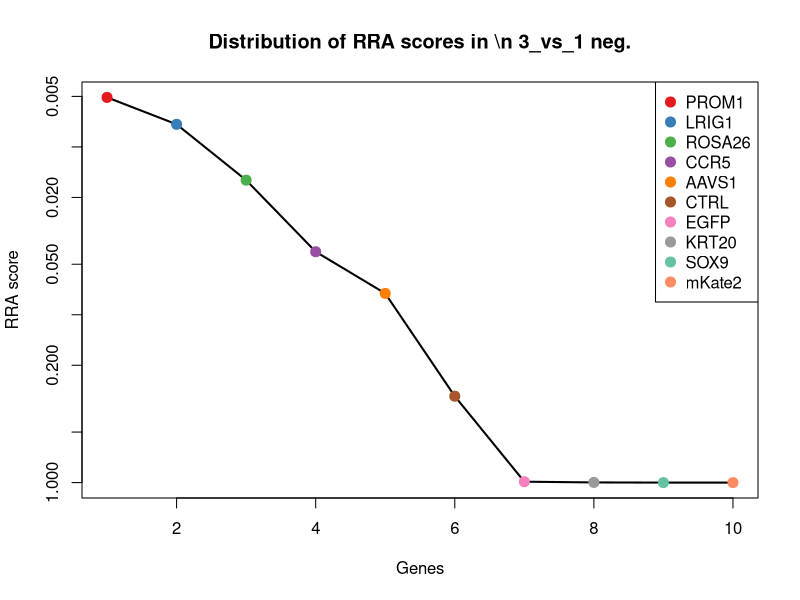
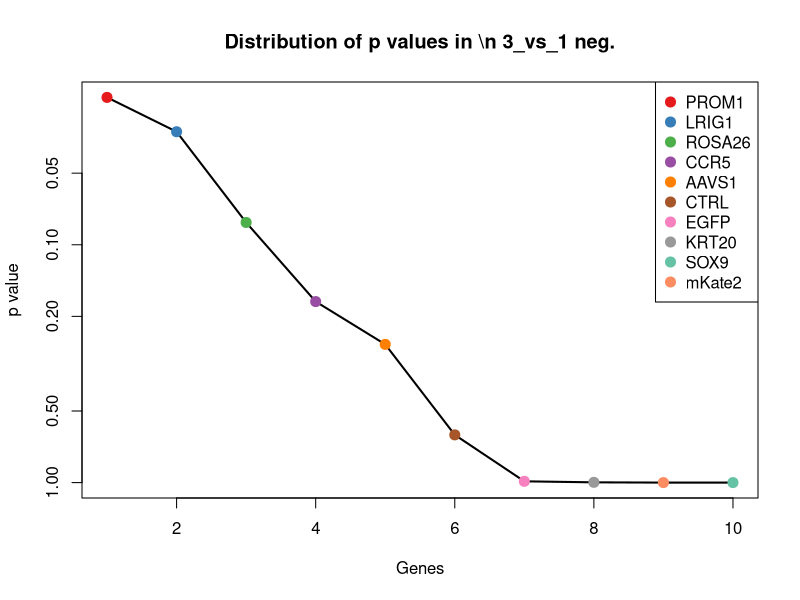
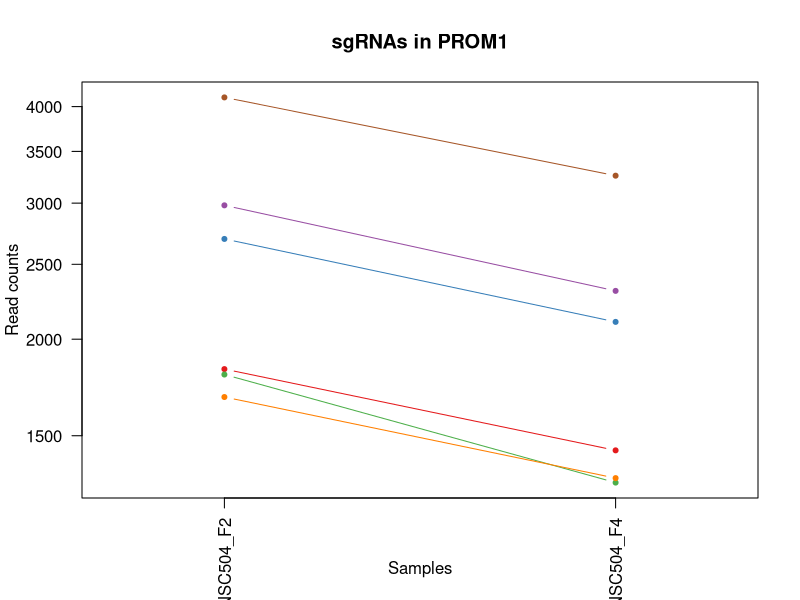
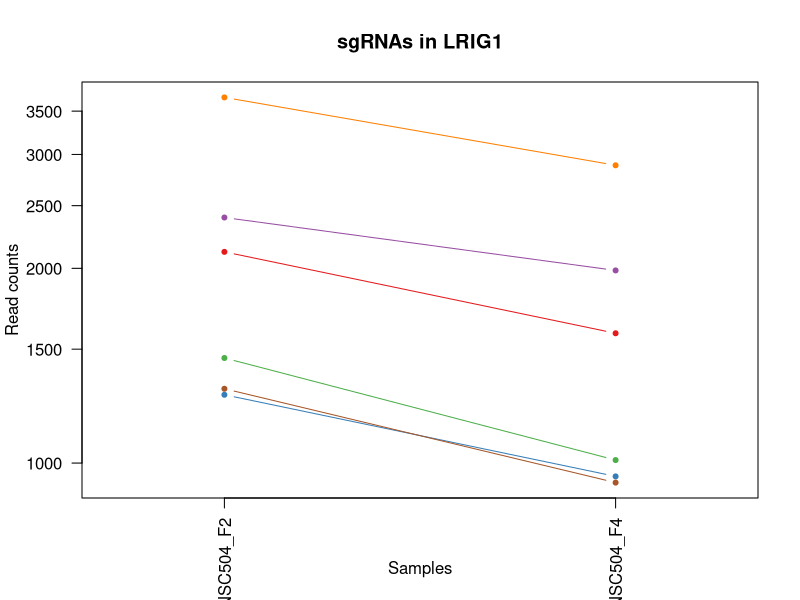
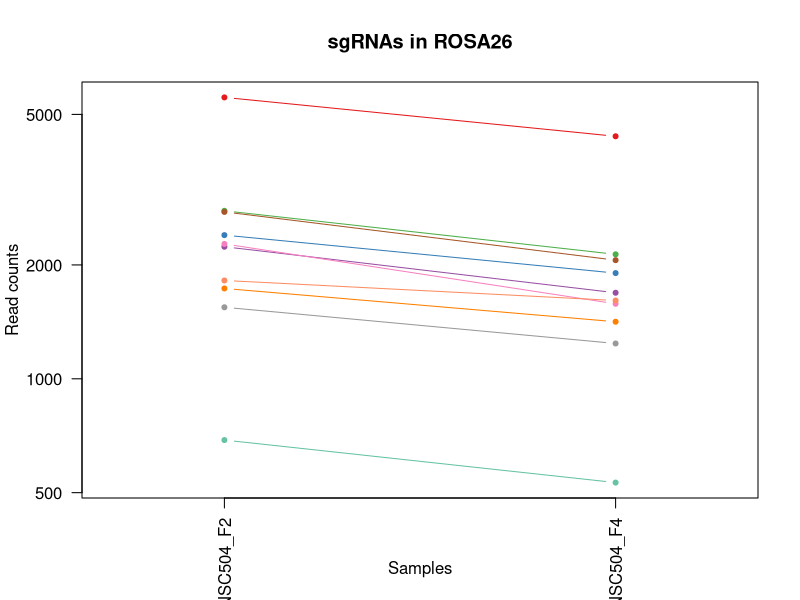
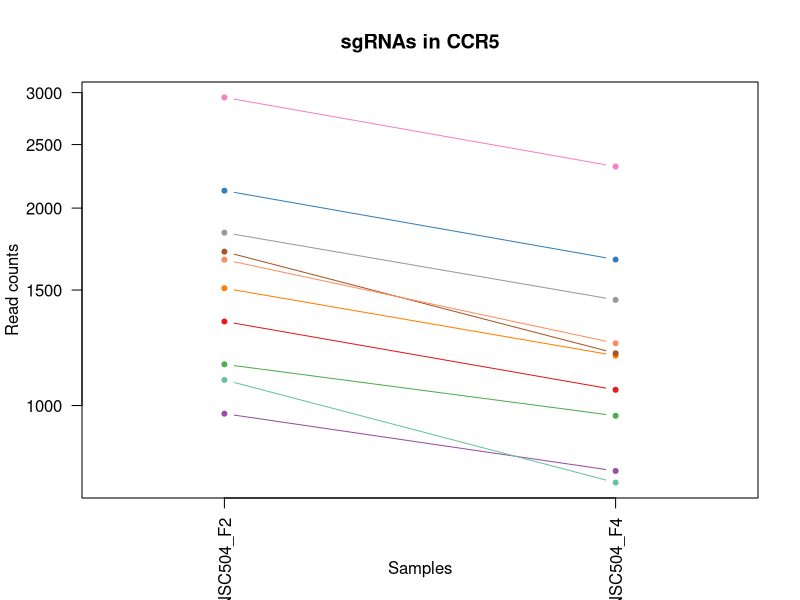
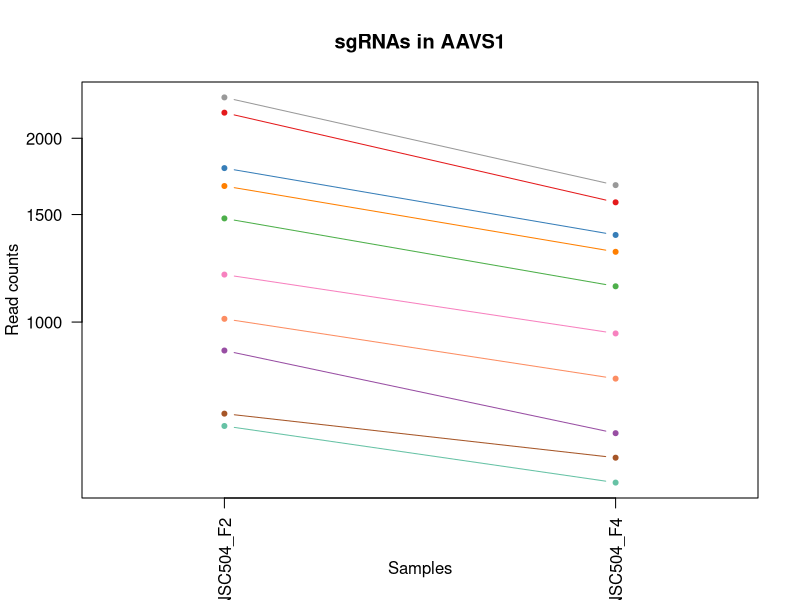
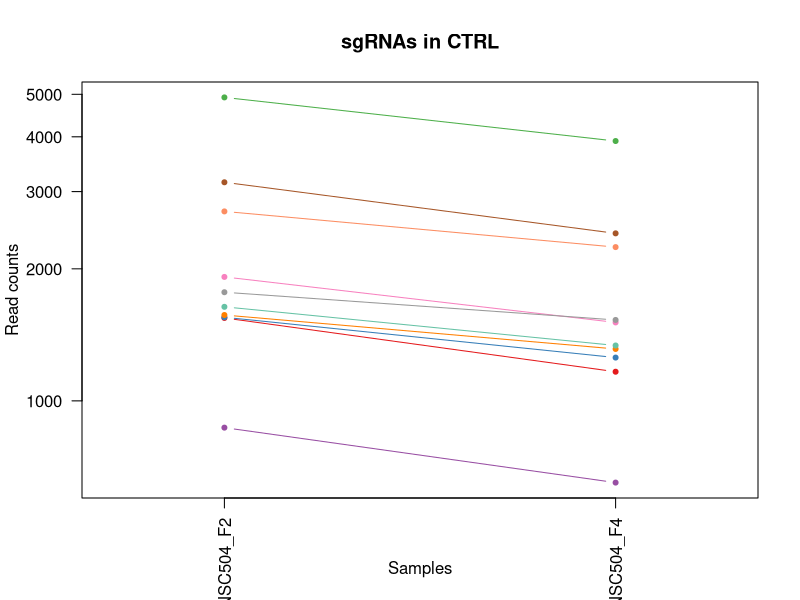

R code for these plots, in order: (Note: this script raises an error after producing the figures.)
pdf(file='S4A_c1_t3.pdf',width=4.5,height=4.5);
gstable=read.table('S4A_c1_t3.gene_summary.txt',header=T)
# 
#
# parameters
# Do not modify the variables beginning with "__"

# gstablename='__GENE_SUMMARY_FILE__'
startindex=3
# outputfile='__OUTPUT_FILE__'
targetgenelist=c("PROM1","LRIG1","ROSA26","CCR5","AAVS1","CTRL","EGFP","KRT20","SOX9","mKate2")
# samplelabel=sub('.\\w+.\\w+$','',colnames(gstable)[startindex]);
samplelabel='3_vs_1 neg.'


# You need to write some codes in front of this code:
# gstable=read.table(gstablename,header=T)
# pdf(file=outputfile,width=6,height=6)


# set up color using RColorBrewer
#library(RColorBrewer)
#colors <- brewer.pal(length(targetgenelist), "Set1")

colors=c( "#E41A1C", "#377EB8", "#4DAF4A", "#984EA3", "#FF7F00",  "#A65628", "#F781BF",
          "#999999", "#66C2A5", "#FC8D62", "#8DA0CB", "#E78AC3", "#A6D854", "#FFD92F", "#E5C494", "#B3B3B3", 
          "#8DD3C7", "#FFFFB3", "#BEBADA", "#FB8072", "#80B1D3", "#FDB462", "#B3DE69", "#FCCDE5",
          "#D9D9D9", "#BC80BD", "#CCEBC5", "#FFED6F")

######
# function definition

plotrankedvalues<-function(val, tglist, ...){
  
  plot(val,log='y',ylim=c(max(val),min(val)),type='l',lwd=2, ...)
  if(length(tglist)>0){
    for(i in 1:length(tglist)){
      targetgene=tglist[i];
      tx=which(names(val)==targetgene);ty=val[targetgene];
      points(tx,ty,col=colors[(i %% length(colors)) ],cex=2,pch=20)
      # text(tx+50,ty,targetgene,col=colors[i])
    }
    legend('topright',tglist,pch=20,pt.cex = 2,cex=1,col=colors)
  }
}



plotrandvalues<-function(val,targetgenelist, ...){
  # choose the one with the best distance distribution
  
  mindiffvalue=0;
  randval=val;
  for(i in 1:20){
    randval0=sample(val)
    vindex=sort(which(names(randval0) %in% targetgenelist))
    if(max(vindex)>0.9*length(val)){
      # print('pass...')
      next;
    }
    mindiffind=min(diff(vindex));
    if (mindiffind > mindiffvalue){
      mindiffvalue=mindiffind;
      randval=randval0;
      # print(paste('Diff: ',mindiffvalue))
    }
  }
  plot(randval,log='y',ylim=c(max(randval),min(randval)),pch=20,col='grey', ...)
  
  if(length(targetgenelist)>0){
    for(i in 1:length(targetgenelist)){
      targetgene=targetgenelist[i];
      tx=which(names(randval)==targetgene);ty=randval[targetgene];
      points(tx,ty,col=colors[(i %% length(colors)) ],cex=2,pch=20)
      text(tx+50,ty,targetgene,col=colors[i])
    }
  }
  
}




# set.seed(1235)



pvec=gstable[,startindex]
names(pvec)=gstable[,'id']
pvec=sort(pvec);

plotrankedvalues(pvec,targetgenelist,xlab='Genes',ylab='RRA score',main=paste('Distribution of RRA scores in \\n',samplelabel))

# plotrandvalues(pvec,targetgenelist,xlab='Genes',ylab='RRA score',main=paste('Distribution of RRA scores in \\n',samplelabel))


pvec=gstable[,startindex+1]
names(pvec)=gstable[,'id']
pvec=sort(pvec);

plotrankedvalues(pvec,targetgenelist,xlab='Genes',ylab='p value',main=paste('Distribution of p values in \\n',samplelabel))

# plotrandvalues(pvec,targetgenelist,xlab='Genes',ylab='p value',main=paste('Distribution of p values in \\n',samplelabel))



# you need to write after this code:
# dev.off()






# parameters
# Do not modify the variables beginning with "__"
targetmat=list(c(1828.4632589765001,1434.990318960612),c(2695.3515713017086,2104.7986343807297),c(1799.046052195581,1303.4404043118163),c(2979.411474279958,2308.7010020863627),c(1682.2965127838086,1320.9803929316558),c(4110.1353599215345,3254.7641382689512))
targetgene="PROM1"
collabel=c("S26_MNSC504_F2","S28_MNSC504_F4")

# set up color using RColorBrewer
#library(RColorBrewer)
#colors <- brewer.pal(length(targetgenelist), "Set1")

colors=c( "#E41A1C", "#377EB8", "#4DAF4A", "#984EA3", "#FF7F00",  "#A65628", "#F781BF",
          "#999999", "#66C2A5", "#FC8D62", "#8DA0CB", "#E78AC3", "#A6D854", "#FFD92F", "#E5C494", "#B3B3B3", 
          "#8DD3C7", "#FFFFB3", "#BEBADA", "#FB8072", "#80B1D3", "#FDB462", "#B3DE69", "#FCCDE5",
          "#D9D9D9", "#BC80BD", "#CCEBC5", "#FFED6F")


## code

targetmatvec=unlist(targetmat)+1
yrange=range(targetmatvec[targetmatvec>0]);
# yrange[1]=1; # set the minimum value to 1
for(i in 1:length(targetmat)){
  vali=targetmat[[i]]+1;
  if(i==1){
    plot(1:length(vali),vali,type='b',las=1,pch=20,main=paste('sgRNAs in',targetgene),ylab='Read counts',xlab='Samples',xlim=c(0.7,length(vali)+0.3),ylim = yrange,col=colors[(i %% length(colors))],xaxt='n',log='y')
    axis(1,at=1:length(vali),labels=(collabel),las=2)
    # lines(0:100,rep(1,101),col='black');
  }else{
    lines(1:length(vali),vali,type='b',pch=20,col=colors[(i %% length(colors))])
  }
}




# parameters
# Do not modify the variables beginning with "__"
targetmat=list(c(2119.8774636499793,1586.272720806727),c(1274.1327686985567,952.640631915028),c(1452.4745848078783,1009.6455949295062),c(2395.6637772210956,1984.2112126193335),c(3674.392984479171,2885.3281279635835),c(1301.7114000556683,931.8118954289688))
targetgene="LRIG1"
collabel=c("S26_MNSC504_F2","S28_MNSC504_F4")

# set up color using RColorBrewer
#library(RColorBrewer)
#colors <- brewer.pal(length(targetgenelist), "Set1")

colors=c( "#E41A1C", "#377EB8", "#4DAF4A", "#984EA3", "#FF7F00",  "#A65628", "#F781BF",
          "#999999", "#66C2A5", "#FC8D62", "#8DA0CB", "#E78AC3", "#A6D854", "#FFD92F", "#E5C494", "#B3B3B3", 
          "#8DD3C7", "#FFFFB3", "#BEBADA", "#FB8072", "#80B1D3", "#FDB462", "#B3DE69", "#FCCDE5",
          "#D9D9D9", "#BC80BD", "#CCEBC5", "#FFED6F")


## code

targetmatvec=unlist(targetmat)+1
yrange=range(targetmatvec[targetmatvec>0]);
# yrange[1]=1; # set the minimum value to 1
for(i in 1:length(targetmat)){
  vali=targetmat[[i]]+1;
  if(i==1){
    plot(1:length(vali),vali,type='b',las=1,pch=20,main=paste('sgRNAs in',targetgene),ylab='Read counts',xlab='Samples',xlim=c(0.7,length(vali)+0.3),ylim = yrange,col=colors[(i %% length(colors))],xaxt='n',log='y')
    axis(1,at=1:length(vali),labels=(collabel),las=2)
    # lines(0:100,rep(1,101),col='black');
  }else{
    lines(1:length(vali),vali,type='b',pch=20,col=colors[(i %% length(colors))])
  }
}




# parameters
# Do not modify the variables beginning with "__"
targetmat=list(c(5543.304902779435,4375.130911361193),c(2396.583064932999,1901.9925159638362),c(2779.006753084947,2132.204866599229),c(2232.949852214137,1687.1276553708035),c(1731.9380492266093,1414.1615824745527),c(2760.6209988468727,2057.659914964911),c(2271.5599361140935,1577.502726496807),c(1544.4033559982504,1238.7616962761585),c(687.627208503983,530.5846557501422),c(1818.351094145559,1609.293955870266))
targetgene="ROSA26"
collabel=c("S26_MNSC504_F2","S28_MNSC504_F4")

# set up color using RColorBrewer
#library(RColorBrewer)
#colors <- brewer.pal(length(targetgenelist), "Set1")

colors=c( "#E41A1C", "#377EB8", "#4DAF4A", "#984EA3", "#FF7F00",  "#A65628", "#F781BF",
          "#999999", "#66C2A5", "#FC8D62", "#8DA0CB", "#E78AC3", "#A6D854", "#FFD92F", "#E5C494", "#B3B3B3", 
          "#8DD3C7", "#FFFFB3", "#BEBADA", "#FB8072", "#80B1D3", "#FDB462", "#B3DE69", "#FCCDE5",
          "#D9D9D9", "#BC80BD", "#CCEBC5", "#FFED6F")


## code

targetmatvec=unlist(targetmat)+1
yrange=range(targetmatvec[targetmatvec>0]);
# yrange[1]=1; # set the minimum value to 1
for(i in 1:length(targetmat)){
  vali=targetmat[[i]]+1;
  if(i==1){
    plot(1:length(vali),vali,type='b',las=1,pch=20,main=paste('sgRNAs in',targetgene),ylab='Read counts',xlab='Samples',xlim=c(0.7,length(vali)+0.3),ylim = yrange,col=colors[(i %% length(colors))],xaxt='n',log='y')
    axis(1,at=1:length(vali),labels=(collabel),las=2)
    # lines(0:100,rep(1,101),col='black');
  }else{
    lines(1:length(vali),vali,type='b',pch=20,col=colors[(i %% length(colors))])
  }
}




# parameters
# Do not modify the variables beginning with "__"
targetmat=list(c(1342.160059379432,1055.6880650565847),c(2125.3931899214017,1668.491417462224),c(1154.625366151073,963.6031248024277),c(970.7678237703288,793.6844850477335),c(1508.5511352340054,1190.5267275716),c(1715.3908704123423,1200.39297117026),c(2949.0749797871354,2313.0859992413225),c(1833.9789852479223,1448.1453104254915),c(1093.0330894535236,761.8932556742745),c(1667.587909393349,1243.1466934311184))
targetgene="CCR5"
collabel=c("S26_MNSC504_F2","S28_MNSC504_F4")

# set up color using RColorBrewer
#library(RColorBrewer)
#colors <- brewer.pal(length(targetgenelist), "Set1")

colors=c( "#E41A1C", "#377EB8", "#4DAF4A", "#984EA3", "#FF7F00",  "#A65628", "#F781BF",
          "#999999", "#66C2A5", "#FC8D62", "#8DA0CB", "#E78AC3", "#A6D854", "#FFD92F", "#E5C494", "#B3B3B3", 
          "#8DD3C7", "#FFFFB3", "#BEBADA", "#FB8072", "#80B1D3", "#FDB462", "#B3DE69", "#FCCDE5",
          "#D9D9D9", "#BC80BD", "#CCEBC5", "#FFED6F")


## code

targetmatvec=unlist(targetmat)+1
yrange=range(targetmatvec[targetmatvec>0]);
# yrange[1]=1; # set the minimum value to 1
for(i in 1:length(targetmat)){
  vali=targetmat[[i]]+1;
  if(i==1){
    plot(1:length(vali),vali,type='b',las=1,pch=20,main=paste('sgRNAs in',targetgene),ylab='Read counts',xlab='Samples',xlim=c(0.7,length(vali)+0.3),ylim = yrange,col=colors[(i %% length(colors))],xaxt='n',log='y')
    axis(1,at=1:length(vali),labels=(collabel),las=2)
    # lines(0:100,rep(1,101),col='black');
  }else{
    lines(1:length(vali),vali,type='b',pch=20,col=colors[(i %% length(colors))])
  }
}




# parameters
# Do not modify the variables beginning with "__"
targetmat=list(c(2201.6940700094106,1569.8289814756274),c(1786.176024228929,1387.8515995447935),c(1477.2953530292789,1143.3880081557818),c(897.2248068180312,656.653323955238),c(1669.4264848171565,1302.3441550230764),c(706.932250453961,598.55211165202),c(1195.0740254748366,957.025629069988),c(2332.232925099739,1675.068913194664),c(674.7571805373309,544.8358965037618),c(1011.2164830940925,806.839476512613))
targetgene="AAVS1"
collabel=c("S26_MNSC504_F2","S28_MNSC504_F4")

# set up color using RColorBrewer
#library(RColorBrewer)
#colors <- brewer.pal(length(targetgenelist), "Set1")

colors=c( "#E41A1C", "#377EB8", "#4DAF4A", "#984EA3", "#FF7F00",  "#A65628", "#F781BF",
          "#999999", "#66C2A5", "#FC8D62", "#8DA0CB", "#E78AC3", "#A6D854", "#FFD92F", "#E5C494", "#B3B3B3", 
          "#8DD3C7", "#FFFFB3", "#BEBADA", "#FB8072", "#80B1D3", "#FDB462", "#B3DE69", "#FCCDE5",
          "#D9D9D9", "#BC80BD", "#CCEBC5", "#FFED6F")


## code

targetmatvec=unlist(targetmat)+1
yrange=range(targetmatvec[targetmatvec>0]);
# yrange[1]=1; # set the minimum value to 1
for(i in 1:length(targetmat)){
  vali=targetmat[[i]]+1;
  if(i==1){
    plot(1:length(vali),vali,type='b',las=1,pch=20,main=paste('sgRNAs in',targetgene),ylab='Read counts',xlab='Samples',xlim=c(0.7,length(vali)+0.3),ylim = yrange,col=colors[(i %% length(colors))],xaxt='n',log='y')
    axis(1,at=1:length(vali),labels=(collabel),las=2)
    # lines(0:100,rep(1,101),col='black');
  }else{
    lines(1:length(vali),vali,type='b',pch=20,col=colors[(i %% length(colors))])
  }
}




# parameters
# Do not modify the variables beginning with "__"
targetmat=list(c(1544.4033559982504,1164.216744641841),c(1549.9190822696728,1254.109186318518),c(4918.189258684904,3911.417462224189),c(867.8076000371121,650.0758282227982),c(1568.3048365077473,1312.210398621736),c(3149.4797009821464,2408.4596873616993),c(1915.7955916073536,1508.4390213061895),c(1767.7902699908545,1528.171508503509),c(1637.2514149005262,1336.3278829740152),c(2702.705872996938,2240.733546184485))
targetgene="CTRL"
collabel=c("S26_MNSC504_F2","S28_MNSC504_F4")

# set up color using RColorBrewer
#library(RColorBrewer)
#colors <- brewer.pal(length(targetgenelist), "Set1")

colors=c( "#E41A1C", "#377EB8", "#4DAF4A", "#984EA3", "#FF7F00",  "#A65628", "#F781BF",
          "#999999", "#66C2A5", "#FC8D62", "#8DA0CB", "#E78AC3", "#A6D854", "#FFD92F", "#E5C494", "#B3B3B3", 
          "#8DD3C7", "#FFFFB3", "#BEBADA", "#FB8072", "#80B1D3", "#FDB462", "#B3DE69", "#FCCDE5",
          "#D9D9D9", "#BC80BD", "#CCEBC5", "#FFED6F")


## code

targetmatvec=unlist(targetmat)+1
yrange=range(targetmatvec[targetmatvec>0]);
# yrange[1]=1; # set the minimum value to 1
for(i in 1:length(targetmat)){
  vali=targetmat[[i]]+1;
  if(i==1){
    plot(1:length(vali),vali,type='b',las=1,pch=20,main=paste('sgRNAs in',targetgene),ylab='Read counts',xlab='Samples',xlim=c(0.7,length(vali)+0.3),ylim = yrange,col=colors[(i %% length(colors))],xaxt='n',log='y')
    axis(1,at=1:length(vali),labels=(collabel),las=2)
    # lines(0:100,rep(1,101),col='black');
  }else{
    lines(1:length(vali),vali,type='b',pch=20,col=colors[(i %% length(colors))])
  }
}




# parameters
# Do not modify the variables beginning with "__"
targetmat=list(c(2030.7065555953186,1695.8976496807231),c(2527.1219200233277,2385.43845229816),c(1458.9095987912044,1360.4453673262944),c(1299.8728246318608,1229.991701966239),c(2174.115438652299,2033.542430612632),c(2580.4406073137434,2456.6946560662577))
targetgene="EGFP"
collabel=c("S26_MNSC504_F2","S28_MNSC504_F4")

# set up color using RColorBrewer
#library(RColorBrewer)
#colors <- brewer.pal(length(targetgenelist), "Set1")

colors=c( "#E41A1C", "#377EB8", "#4DAF4A", "#984EA3", "#FF7F00",  "#A65628", "#F781BF",
          "#999999", "#66C2A5", "#FC8D62", "#8DA0CB", "#E78AC3", "#A6D854", "#FFD92F", "#E5C494", "#B3B3B3", 
          "#8DD3C7", "#FFFFB3", "#BEBADA", "#FB8072", "#80B1D3", "#FDB462", "#B3DE69", "#FCCDE5",
          "#D9D9D9", "#BC80BD", "#CCEBC5", "#FFED6F")


## code

targetmatvec=unlist(targetmat)+1
yrange=range(targetmatvec[targetmatvec>0]);
# yrange[1]=1; # set the minimum value to 1
for(i in 1:length(targetmat)){
  vali=targetmat[[i]]+1;
  if(i==1){
    plot(1:length(vali),vali,type='b',las=1,pch=20,main=paste('sgRNAs in',targetgene),ylab='Read counts',xlab='Samples',xlim=c(0.7,length(vali)+0.3),ylim = yrange,col=colors[(i %% length(colors))],xaxt='n',log='y')
    axis(1,at=1:length(vali),labels=(collabel),las=2)
    # lines(0:100,rep(1,101),col='black');
  }else{
    lines(1:length(vali),vali,type='b',pch=20,col=colors[(i %% length(colors))])
  }
}




# parameters
# Do not modify the variables beginning with "__"
targetmat=list(c(1631.7356886291038,1405.391588164633),c(2305.573581454531,2283.4872684453435),c(1794.4496136360624,1836.2175586394385),c(755.6544991848582,784.9144907378137),c(2632.8400068922556,2479.715891129797),c(1321.93572971755,1290.2854128469369))
targetgene="KRT20"
collabel=c("S26_MNSC504_F2","S28_MNSC504_F4")

# set up color using RColorBrewer
#library(RColorBrewer)
#colors <- brewer.pal(length(targetgenelist), "Set1")

colors=c( "#E41A1C", "#377EB8", "#4DAF4A", "#984EA3", "#FF7F00",  "#A65628", "#F781BF",
          "#999999", "#66C2A5", "#FC8D62", "#8DA0CB", "#E78AC3", "#A6D854", "#FFD92F", "#E5C494", "#B3B3B3", 
          "#8DD3C7", "#FFFFB3", "#BEBADA", "#FB8072", "#80B1D3", "#FDB462", "#B3DE69", "#FCCDE5",
          "#D9D9D9", "#BC80BD", "#CCEBC5", "#FFED6F")


## code

targetmatvec=unlist(targetmat)+1
yrange=range(targetmatvec[targetmatvec>0]);
# yrange[1]=1; # set the minimum value to 1
for(i in 1:length(targetmat)){
  vali=targetmat[[i]]+1;
  if(i==1){
    plot(1:length(vali),vali,type='b',las=1,pch=20,main=paste('sgRNAs in',targetgene),ylab='Read counts',xlab='Samples',xlim=c(0.7,length(vali)+0.3),ylim = yrange,col=colors[(i %% length(colors))],xaxt='n',log='y')
    axis(1,at=1:length(vali),labels=(collabel),las=2)
    # lines(0:100,rep(1,101),col='black');
  }else{
    lines(1:length(vali),vali,type='b',pch=20,col=colors[(i %% length(colors))])
  }
}




# parameters
# Do not modify the variables beginning with "__"
targetmat=list(c(1731.9380492266093,2363.513466523361),c(1169.3339695415325,1976.5374675981539),c(1035.1179636035893,1316.595395776696),c(819.085351306215,1451.4340582917114),c(1310.9042771747054,2726.371981096289),c(2309.250732302146,2648.5382815957514))
targetgene="SOX9"
collabel=c("S26_MNSC504_F2","S28_MNSC504_F4")

# set up color using RColorBrewer
#library(RColorBrewer)
#colors <- brewer.pal(length(targetgenelist), "Set1")

colors=c( "#E41A1C", "#377EB8", "#4DAF4A", "#984EA3", "#FF7F00",  "#A65628", "#F781BF",
          "#999999", "#66C2A5", "#FC8D62", "#8DA0CB", "#E78AC3", "#A6D854", "#FFD92F", "#E5C494", "#B3B3B3", 
          "#8DD3C7", "#FFFFB3", "#BEBADA", "#FB8072", "#80B1D3", "#FDB462", "#B3DE69", "#FCCDE5",
          "#D9D9D9", "#BC80BD", "#CCEBC5", "#FFED6F")


## code

targetmatvec=unlist(targetmat)+1
yrange=range(targetmatvec[targetmatvec>0]);
# yrange[1]=1; # set the minimum value to 1
for(i in 1:length(targetmat)){
  vali=targetmat[[i]]+1;
  if(i==1){
    plot(1:length(vali),vali,type='b',las=1,pch=20,main=paste('sgRNAs in',targetgene),ylab='Read counts',xlab='Samples',xlim=c(0.7,length(vali)+0.3),ylim = yrange,col=colors[(i %% length(colors))],xaxt='n',log='y')
    axis(1,at=1:length(vali),labels=(collabel),las=2)
    # lines(0:100,rep(1,101),col='black');
  }else{
    lines(1:length(vali),vali,type='b',pch=20,col=colors[(i %% length(colors))])
  }
}




# parameters
# Do not modify the variables beginning with "__"
targetmat=list(c(608.568465280263,3648.317632926598),c(655.4521385873527,4822.4006211670985),c(707.8515381658648,4105.453586331162),c(1014.8936339417074,2513.699619080736),c(733.5915940991689,3529.922709742682),c(1092.11380174162,6172.979744894733))
targetgene="mKate2"
collabel=c("S26_MNSC504_F2","S28_MNSC504_F4")

# set up color using RColorBrewer
#library(RColorBrewer)
#colors <- brewer.pal(length(targetgenelist), "Set1")

colors=c( "#E41A1C", "#377EB8", "#4DAF4A", "#984EA3", "#FF7F00",  "#A65628", "#F781BF",
          "#999999", "#66C2A5", "#FC8D62", "#8DA0CB", "#E78AC3", "#A6D854", "#FFD92F", "#E5C494", "#B3B3B3", 
          "#8DD3C7", "#FFFFB3", "#BEBADA", "#FB8072", "#80B1D3", "#FDB462", "#B3DE69", "#FCCDE5",
          "#D9D9D9", "#BC80BD", "#CCEBC5", "#FFED6F")


## code

targetmatvec=unlist(targetmat)+1
yrange=range(targetmatvec[targetmatvec>0]);
# yrange[1]=1; # set the minimum value to 1
for(i in 1:length(targetmat)){
  vali=targetmat[[i]]+1;
  if(i==1){
    plot(1:length(vali),vali,type='b',las=1,pch=20,main=paste('sgRNAs in',targetgene),ylab='Read counts',xlab='Samples',xlim=c(0.7,length(vali)+0.3),ylim = yrange,col=colors[(i %% length(colors))],xaxt='n',log='y')
    axis(1,at=1:length(vali),labels=(collabel),las=2)
    # lines(0:100,rep(1,101),col='black');
  }else{
    lines(1:length(vali),vali,type='b',pch=20,col=colors[(i %% length(colors))])
  }
}



# 
#
# parameters
# Do not modify the variables beginning with "__"

# gstablename='__GENE_SUMMARY_FILE__'
startindex=9
# outputfile='__OUTPUT_FILE__'
targetgenelist=c("mKate2","SOX9","KRT20","EGFP","AAVS1","CCR5","ROSA26","CTRL","LRIG1","PROM1")
# samplelabel=sub('.\\w+.\\w+$','',colnames(gstable)[startindex]);
samplelabel='3_vs_1 pos.'


# You need to write some codes in front of this code:
# gstable=read.table(gstablename,header=T)
# pdf(file=outputfile,width=6,height=6)


# set up color using RColorBrewer
#library(RColorBrewer)
#colors <- brewer.pal(length(targetgenelist), "Set1")

colors=c( "#E41A1C", "#377EB8", "#4DAF4A", "#984EA3", "#FF7F00",  "#A65628", "#F781BF",
          "#999999", "#66C2A5", "#FC8D62", "#8DA0CB", "#E78AC3", "#A6D854", "#FFD92F", "#E5C494", "#B3B3B3", 
          "#8DD3C7", "#FFFFB3", "#BEBADA", "#FB8072", "#80B1D3", "#FDB462", "#B3DE69", "#FCCDE5",
          "#D9D9D9", "#BC80BD", "#CCEBC5", "#FFED6F")

######
# function definition

plotrankedvalues<-function(val, tglist, ...){
  
  plot(val,log='y',ylim=c(max(val),min(val)),type='l',lwd=2, ...)
  if(length(tglist)>0){
    for(i in 1:length(tglist)){
      targetgene=tglist[i];
      tx=which(names(val)==targetgene);ty=val[targetgene];
      points(tx,ty,col=colors[(i %% length(colors)) ],cex=2,pch=20)
      # text(tx+50,ty,targetgene,col=colors[i])
    }
    legend('topright',tglist,pch=20,pt.cex = 2,cex=1,col=colors)
  }
}



plotrandvalues<-function(val,targetgenelist, ...){
  # choose the one with the best distance distribution
  
  mindiffvalue=0;
  randval=val;
  for(i in 1:20){
    randval0=sample(val)
    vindex=sort(which(names(randval0) %in% targetgenelist))
    if(max(vindex)>0.9*length(val)){
      # print('pass...')
      next;
    }
    mindiffind=min(diff(vindex));
    if (mindiffind > mindiffvalue){
      mindiffvalue=mindiffind;
      randval=randval0;
      # print(paste('Diff: ',mindiffvalue))
    }
  }
  plot(randval,log='y',ylim=c(max(randval),min(randval)),pch=20,col='grey', ...)
  
  if(length(targetgenelist)>0){
    for(i in 1:length(targetgenelist)){
      targetgene=targetgenelist[i];
      tx=which(names(randval)==targetgene);ty=randval[targetgene];
      points(tx,ty,col=colors[(i %% length(colors)) ],cex=2,pch=20)
      text(tx+50,ty,targetgene,col=colors[i])
    }
  }
  
}




# set.seed(1235)



pvec=gstable[,startindex]
names(pvec)=gstable[,'id']
pvec=sort(pvec);

plotrankedvalues(pvec,targetgenelist,xlab='Genes',ylab='RRA score',main=paste('Distribution of RRA scores in \\n',samplelabel))

# plotrandvalues(pvec,targetgenelist,xlab='Genes',ylab='RRA score',main=paste('Distribution of RRA scores in \\n',samplelabel))


pvec=gstable[,startindex+1]
names(pvec)=gstable[,'id']
pvec=sort(pvec);

plotrankedvalues(pvec,targetgenelist,xlab='Genes',ylab='p value',main=paste('Distribution of p values in \\n',samplelabel))

# plotrandvalues(pvec,targetgenelist,xlab='Genes',ylab='p value',main=paste('Distribution of p values in \\n',samplelabel))



# you need to write after this code:
# dev.off()






# parameters
# Do not modify the variables beginning with "__"
targetmat=list(c(608.568465280263,3648.317632926598),c(655.4521385873527,4822.4006211670985),c(707.8515381658648,4105.453586331162),c(1014.8936339417074,2513.699619080736),c(733.5915940991689,3529.922709742682),c(1092.11380174162,6172.979744894733))
targetgene="mKate2"
collabel=c("S26_MNSC504_F2","S28_MNSC504_F4")

# set up color using RColorBrewer
#library(RColorBrewer)
#colors <- brewer.pal(length(targetgenelist), "Set1")

colors=c( "#E41A1C", "#377EB8", "#4DAF4A", "#984EA3", "#FF7F00",  "#A65628", "#F781BF",
          "#999999", "#66C2A5", "#FC8D62", "#8DA0CB", "#E78AC3", "#A6D854", "#FFD92F", "#E5C494", "#B3B3B3", 
          "#8DD3C7", "#FFFFB3", "#BEBADA", "#FB8072", "#80B1D3", "#FDB462", "#B3DE69", "#FCCDE5",
          "#D9D9D9", "#BC80BD", "#CCEBC5", "#FFED6F")


## code

targetmatvec=unlist(targetmat)+1
yrange=range(targetmatvec[targetmatvec>0]);
# yrange[1]=1; # set the minimum value to 1
for(i in 1:length(targetmat)){
  vali=targetmat[[i]]+1;
  if(i==1){
    plot(1:length(vali),vali,type='b',las=1,pch=20,main=paste('sgRNAs in',targetgene),ylab='Read counts',xlab='Samples',xlim=c(0.7,length(vali)+0.3),ylim = yrange,col=colors[(i %% length(colors))],xaxt='n',log='y')
    axis(1,at=1:length(vali),labels=(collabel),las=2)
    # lines(0:100,rep(1,101),col='black');
  }else{
    lines(1:length(vali),vali,type='b',pch=20,col=colors[(i %% length(colors))])
  }
}




# parameters
# Do not modify the variables beginning with "__"
targetmat=list(c(1731.9380492266093,2363.513466523361),c(1169.3339695415325,1976.5374675981539),c(1035.1179636035893,1316.595395776696),c(819.085351306215,1451.4340582917114),c(1310.9042771747054,2726.371981096289),c(2309.250732302146,2648.5382815957514))
targetgene="SOX9"
collabel=c("S26_MNSC504_F2","S28_MNSC504_F4")

# set up color using RColorBrewer
#library(RColorBrewer)
#colors <- brewer.pal(length(targetgenelist), "Set1")

colors=c( "#E41A1C", "#377EB8", "#4DAF4A", "#984EA3", "#FF7F00",  "#A65628", "#F781BF",
          "#999999", "#66C2A5", "#FC8D62", "#8DA0CB", "#E78AC3", "#A6D854", "#FFD92F", "#E5C494", "#B3B3B3", 
          "#8DD3C7", "#FFFFB3", "#BEBADA", "#FB8072", "#80B1D3", "#FDB462", "#B3DE69", "#FCCDE5",
          "#D9D9D9", "#BC80BD", "#CCEBC5", "#FFED6F")


## code

targetmatvec=unlist(targetmat)+1
yrange=range(targetmatvec[targetmatvec>0]);
# yrange[1]=1; # set the minimum value to 1
for(i in 1:length(targetmat)){
  vali=targetmat[[i]]+1;
  if(i==1){
    plot(1:length(vali),vali,type='b',las=1,pch=20,main=paste('sgRNAs in',targetgene),ylab='Read counts',xlab='Samples',xlim=c(0.7,length(vali)+0.3),ylim = yrange,col=colors[(i %% length(colors))],xaxt='n',log='y')
    axis(1,at=1:length(vali),labels=(collabel),las=2)
    # lines(0:100,rep(1,101),col='black');
  }else{
    lines(1:length(vali),vali,type='b',pch=20,col=colors[(i %% length(colors))])
  }
}




# parameters
# Do not modify the variables beginning with "__"
targetmat=list(c(1631.7356886291038,1405.391588164633),c(2305.573581454531,2283.4872684453435),c(1794.4496136360624,1836.2175586394385),c(755.6544991848582,784.9144907378137),c(2632.8400068922556,2479.715891129797),c(1321.93572971755,1290.2854128469369))
targetgene="KRT20"
collabel=c("S26_MNSC504_F2","S28_MNSC504_F4")

# set up color using RColorBrewer
#library(RColorBrewer)
#colors <- brewer.pal(length(targetgenelist), "Set1")

colors=c( "#E41A1C", "#377EB8", "#4DAF4A", "#984EA3", "#FF7F00",  "#A65628", "#F781BF",
          "#999999", "#66C2A5", "#FC8D62", "#8DA0CB", "#E78AC3", "#A6D854", "#FFD92F", "#E5C494", "#B3B3B3", 
          "#8DD3C7", "#FFFFB3", "#BEBADA", "#FB8072", "#80B1D3", "#FDB462", "#B3DE69", "#FCCDE5",
          "#D9D9D9", "#BC80BD", "#CCEBC5", "#FFED6F")


## code

targetmatvec=unlist(targetmat)+1
yrange=range(targetmatvec[targetmatvec>0]);
# yrange[1]=1; # set the minimum value to 1
for(i in 1:length(targetmat)){
  vali=targetmat[[i]]+1;
  if(i==1){
    plot(1:length(vali),vali,type='b',las=1,pch=20,main=paste('sgRNAs in',targetgene),ylab='Read counts',xlab='Samples',xlim=c(0.7,length(vali)+0.3),ylim = yrange,col=colors[(i %% length(colors))],xaxt='n',log='y')
    axis(1,at=1:length(vali),labels=(collabel),las=2)
    # lines(0:100,rep(1,101),col='black');
  }else{
    lines(1:length(vali),vali,type='b',pch=20,col=colors[(i %% length(colors))])
  }
}




# parameters
# Do not modify the variables beginning with "__"
targetmat=list(c(2030.7065555953186,1695.8976496807231),c(2527.1219200233277,2385.43845229816),c(1458.9095987912044,1360.4453673262944),c(1299.8728246318608,1229.991701966239),c(2174.115438652299,2033.542430612632),c(2580.4406073137434,2456.6946560662577))
targetgene="EGFP"
collabel=c("S26_MNSC504_F2","S28_MNSC504_F4")

# set up color using RColorBrewer
#library(RColorBrewer)
#colors <- brewer.pal(length(targetgenelist), "Set1")

colors=c( "#E41A1C", "#377EB8", "#4DAF4A", "#984EA3", "#FF7F00",  "#A65628", "#F781BF",
          "#999999", "#66C2A5", "#FC8D62", "#8DA0CB", "#E78AC3", "#A6D854", "#FFD92F", "#E5C494", "#B3B3B3", 
          "#8DD3C7", "#FFFFB3", "#BEBADA", "#FB8072", "#80B1D3", "#FDB462", "#B3DE69", "#FCCDE5",
          "#D9D9D9", "#BC80BD", "#CCEBC5", "#FFED6F")


## code

targetmatvec=unlist(targetmat)+1
yrange=range(targetmatvec[targetmatvec>0]);
# yrange[1]=1; # set the minimum value to 1
for(i in 1:length(targetmat)){
  vali=targetmat[[i]]+1;
  if(i==1){
    plot(1:length(vali),vali,type='b',las=1,pch=20,main=paste('sgRNAs in',targetgene),ylab='Read counts',xlab='Samples',xlim=c(0.7,length(vali)+0.3),ylim = yrange,col=colors[(i %% length(colors))],xaxt='n',log='y')
    axis(1,at=1:length(vali),labels=(collabel),las=2)
    # lines(0:100,rep(1,101),col='black');
  }else{
    lines(1:length(vali),vali,type='b',pch=20,col=colors[(i %% length(colors))])
  }
}




# parameters
# Do not modify the variables beginning with "__"
targetmat=list(c(2201.6940700094106,1569.8289814756274),c(1786.176024228929,1387.8515995447935),c(1477.2953530292789,1143.3880081557818),c(897.2248068180312,656.653323955238),c(1669.4264848171565,1302.3441550230764),c(706.932250453961,598.55211165202),c(1195.0740254748366,957.025629069988),c(2332.232925099739,1675.068913194664),c(674.7571805373309,544.8358965037618),c(1011.2164830940925,806.839476512613))
targetgene="AAVS1"
collabel=c("S26_MNSC504_F2","S28_MNSC504_F4")

# set up color using RColorBrewer
#library(RColorBrewer)
#colors <- brewer.pal(length(targetgenelist), "Set1")

colors=c( "#E41A1C", "#377EB8", "#4DAF4A", "#984EA3", "#FF7F00",  "#A65628", "#F781BF",
          "#999999", "#66C2A5", "#FC8D62", "#8DA0CB", "#E78AC3", "#A6D854", "#FFD92F", "#E5C494", "#B3B3B3", 
          "#8DD3C7", "#FFFFB3", "#BEBADA", "#FB8072", "#80B1D3", "#FDB462", "#B3DE69", "#FCCDE5",
          "#D9D9D9", "#BC80BD", "#CCEBC5", "#FFED6F")


## code

targetmatvec=unlist(targetmat)+1
yrange=range(targetmatvec[targetmatvec>0]);
# yrange[1]=1; # set the minimum value to 1
for(i in 1:length(targetmat)){
  vali=targetmat[[i]]+1;
  if(i==1){
    plot(1:length(vali),vali,type='b',las=1,pch=20,main=paste('sgRNAs in',targetgene),ylab='Read counts',xlab='Samples',xlim=c(0.7,length(vali)+0.3),ylim = yrange,col=colors[(i %% length(colors))],xaxt='n',log='y')
    axis(1,at=1:length(vali),labels=(collabel),las=2)
    # lines(0:100,rep(1,101),col='black');
  }else{
    lines(1:length(vali),vali,type='b',pch=20,col=colors[(i %% length(colors))])
  }
}




# parameters
# Do not modify the variables beginning with "__"
targetmat=list(c(1342.160059379432,1055.6880650565847),c(2125.3931899214017,1668.491417462224),c(1154.625366151073,963.6031248024277),c(970.7678237703288,793.6844850477335),c(1508.5511352340054,1190.5267275716),c(1715.3908704123423,1200.39297117026),c(2949.0749797871354,2313.0859992413225),c(1833.9789852479223,1448.1453104254915),c(1093.0330894535236,761.8932556742745),c(1667.587909393349,1243.1466934311184))
targetgene="CCR5"
collabel=c("S26_MNSC504_F2","S28_MNSC504_F4")

# set up color using RColorBrewer
#library(RColorBrewer)
#colors <- brewer.pal(length(targetgenelist), "Set1")

colors=c( "#E41A1C", "#377EB8", "#4DAF4A", "#984EA3", "#FF7F00",  "#A65628", "#F781BF",
          "#999999", "#66C2A5", "#FC8D62", "#8DA0CB", "#E78AC3", "#A6D854", "#FFD92F", "#E5C494", "#B3B3B3", 
          "#8DD3C7", "#FFFFB3", "#BEBADA", "#FB8072", "#80B1D3", "#FDB462", "#B3DE69", "#FCCDE5",
          "#D9D9D9", "#BC80BD", "#CCEBC5", "#FFED6F")


## code

targetmatvec=unlist(targetmat)+1
yrange=range(targetmatvec[targetmatvec>0]);
# yrange[1]=1; # set the minimum value to 1
for(i in 1:length(targetmat)){
  vali=targetmat[[i]]+1;
  if(i==1){
    plot(1:length(vali),vali,type='b',las=1,pch=20,main=paste('sgRNAs in',targetgene),ylab='Read counts',xlab='Samples',xlim=c(0.7,length(vali)+0.3),ylim = yrange,col=colors[(i %% length(colors))],xaxt='n',log='y')
    axis(1,at=1:length(vali),labels=(collabel),las=2)
    # lines(0:100,rep(1,101),col='black');
  }else{
    lines(1:length(vali),vali,type='b',pch=20,col=colors[(i %% length(colors))])
  }
}




# parameters
# Do not modify the variables beginning with "__"
targetmat=list(c(5543.304902779435,4375.130911361193),c(2396.583064932999,1901.9925159638362),c(2779.006753084947,2132.204866599229),c(2232.949852214137,1687.1276553708035),c(1731.9380492266093,1414.1615824745527),c(2760.6209988468727,2057.659914964911),c(2271.5599361140935,1577.502726496807),c(1544.4033559982504,1238.7616962761585),c(687.627208503983,530.5846557501422),c(1818.351094145559,1609.293955870266))
targetgene="ROSA26"
collabel=c("S26_MNSC504_F2","S28_MNSC504_F4")

# set up color using RColorBrewer
#library(RColorBrewer)
#colors <- brewer.pal(length(targetgenelist), "Set1")

colors=c( "#E41A1C", "#377EB8", "#4DAF4A", "#984EA3", "#FF7F00",  "#A65628", "#F781BF",
          "#999999", "#66C2A5", "#FC8D62", "#8DA0CB", "#E78AC3", "#A6D854", "#FFD92F", "#E5C494", "#B3B3B3", 
          "#8DD3C7", "#FFFFB3", "#BEBADA", "#FB8072", "#80B1D3", "#FDB462", "#B3DE69", "#FCCDE5",
          "#D9D9D9", "#BC80BD", "#CCEBC5", "#FFED6F")


## code

targetmatvec=unlist(targetmat)+1
yrange=range(targetmatvec[targetmatvec>0]);
# yrange[1]=1; # set the minimum value to 1
for(i in 1:length(targetmat)){
  vali=targetmat[[i]]+1;
  if(i==1){
    plot(1:length(vali),vali,type='b',las=1,pch=20,main=paste('sgRNAs in',targetgene),ylab='Read counts',xlab='Samples',xlim=c(0.7,length(vali)+0.3),ylim = yrange,col=colors[(i %% length(colors))],xaxt='n',log='y')
    axis(1,at=1:length(vali),labels=(collabel),las=2)
    # lines(0:100,rep(1,101),col='black');
  }else{
    lines(1:length(vali),vali,type='b',pch=20,col=colors[(i %% length(colors))])
  }
}




# parameters
# Do not modify the variables beginning with "__"
targetmat=list(c(1544.4033559982504,1164.216744641841),c(1549.9190822696728,1254.109186318518),c(4918.189258684904,3911.417462224189),c(867.8076000371121,650.0758282227982),c(1568.3048365077473,1312.210398621736),c(3149.4797009821464,2408.4596873616993),c(1915.7955916073536,1508.4390213061895),c(1767.7902699908545,1528.171508503509),c(1637.2514149005262,1336.3278829740152),c(2702.705872996938,2240.733546184485))
targetgene="CTRL"
collabel=c("S26_MNSC504_F2","S28_MNSC504_F4")

# set up color using RColorBrewer
#library(RColorBrewer)
#colors <- brewer.pal(length(targetgenelist), "Set1")

colors=c( "#E41A1C", "#377EB8", "#4DAF4A", "#984EA3", "#FF7F00",  "#A65628", "#F781BF",
          "#999999", "#66C2A5", "#FC8D62", "#8DA0CB", "#E78AC3", "#A6D854", "#FFD92F", "#E5C494", "#B3B3B3", 
          "#8DD3C7", "#FFFFB3", "#BEBADA", "#FB8072", "#80B1D3", "#FDB462", "#B3DE69", "#FCCDE5",
          "#D9D9D9", "#BC80BD", "#CCEBC5", "#FFED6F")


## code

targetmatvec=unlist(targetmat)+1
yrange=range(targetmatvec[targetmatvec>0]);
# yrange[1]=1; # set the minimum value to 1
for(i in 1:length(targetmat)){
  vali=targetmat[[i]]+1;
  if(i==1){
    plot(1:length(vali),vali,type='b',las=1,pch=20,main=paste('sgRNAs in',targetgene),ylab='Read counts',xlab='Samples',xlim=c(0.7,length(vali)+0.3),ylim = yrange,col=colors[(i %% length(colors))],xaxt='n',log='y')
    axis(1,at=1:length(vali),labels=(collabel),las=2)
    # lines(0:100,rep(1,101),col='black');
  }else{
    lines(1:length(vali),vali,type='b',pch=20,col=colors[(i %% length(colors))])
  }
}




# parameters
# Do not modify the variables beginning with "__"
targetmat=list(c(2119.8774636499793,1586.272720806727),c(1274.1327686985567,952.640631915028),c(1452.4745848078783,1009.6455949295062),c(2395.6637772210956,1984.2112126193335),c(3674.392984479171,2885.3281279635835),c(1301.7114000556683,931.8118954289688))
targetgene="LRIG1"
collabel=c("S26_MNSC504_F2","S28_MNSC504_F4")

# set up color using RColorBrewer
#library(RColorBrewer)
#colors <- brewer.pal(length(targetgenelist), "Set1")

colors=c( "#E41A1C", "#377EB8", "#4DAF4A", "#984EA3", "#FF7F00",  "#A65628", "#F781BF",
          "#999999", "#66C2A5", "#FC8D62", "#8DA0CB", "#E78AC3", "#A6D854", "#FFD92F", "#E5C494", "#B3B3B3", 
          "#8DD3C7", "#FFFFB3", "#BEBADA", "#FB8072", "#80B1D3", "#FDB462", "#B3DE69", "#FCCDE5",
          "#D9D9D9", "#BC80BD", "#CCEBC5", "#FFED6F")


## code

targetmatvec=unlist(targetmat)+1
yrange=range(targetmatvec[targetmatvec>0]);
# yrange[1]=1; # set the minimum value to 1
for(i in 1:length(targetmat)){
  vali=targetmat[[i]]+1;
  if(i==1){
    plot(1:length(vali),vali,type='b',las=1,pch=20,main=paste('sgRNAs in',targetgene),ylab='Read counts',xlab='Samples',xlim=c(0.7,length(vali)+0.3),ylim = yrange,col=colors[(i %% length(colors))],xaxt='n',log='y')
    axis(1,at=1:length(vali),labels=(collabel),las=2)
    # lines(0:100,rep(1,101),col='black');
  }else{
    lines(1:length(vali),vali,type='b',pch=20,col=colors[(i %% length(colors))])
  }
}




# parameters
# Do not modify the variables beginning with "__"
targetmat=list(c(1828.4632589765001,1434.990318960612),c(2695.3515713017086,2104.7986343807297),c(1799.046052195581,1303.4404043118163),c(2979.411474279958,2308.7010020863627),c(1682.2965127838086,1320.9803929316558),c(4110.1353599215345,3254.7641382689512))
targetgene="PROM1"
collabel=c("S26_MNSC504_F2","S28_MNSC504_F4")

# set up color using RColorBrewer
#library(RColorBrewer)
#colors <- brewer.pal(length(targetgenelist), "Set1")

colors=c( "#E41A1C", "#377EB8", "#4DAF4A", "#984EA3", "#FF7F00",  "#A65628", "#F781BF",
          "#999999", "#66C2A5", "#FC8D62", "#8DA0CB", "#E78AC3", "#A6D854", "#FFD92F", "#E5C494", "#B3B3B3", 
          "#8DD3C7", "#FFFFB3", "#BEBADA", "#FB8072", "#80B1D3", "#FDB462", "#B3DE69", "#FCCDE5",
          "#D9D9D9", "#BC80BD", "#CCEBC5", "#FFED6F")


## code

targetmatvec=unlist(targetmat)+1
yrange=range(targetmatvec[targetmatvec>0]);
# yrange[1]=1; # set the minimum value to 1
for(i in 1:length(targetmat)){
  vali=targetmat[[i]]+1;
  if(i==1){
    plot(1:length(vali),vali,type='b',las=1,pch=20,main=paste('sgRNAs in',targetgene),ylab='Read counts',xlab='Samples',xlim=c(0.7,length(vali)+0.3),ylim = yrange,col=colors[(i %% length(colors))],xaxt='n',log='y')
    axis(1,at=1:length(vali),labels=(collabel),las=2)
    # lines(0:100,rep(1,101),col='black');
  }else{
    lines(1:length(vali),vali,type='b',pch=20,col=colors[(i %% length(colors))])
  }
}



dev.off()
Sweave("S4A_c1_t3_summary.Rnw");
library(tools);

texi2dvi("S4A_c1_t3_summary.tex",pdf=TRUE);
